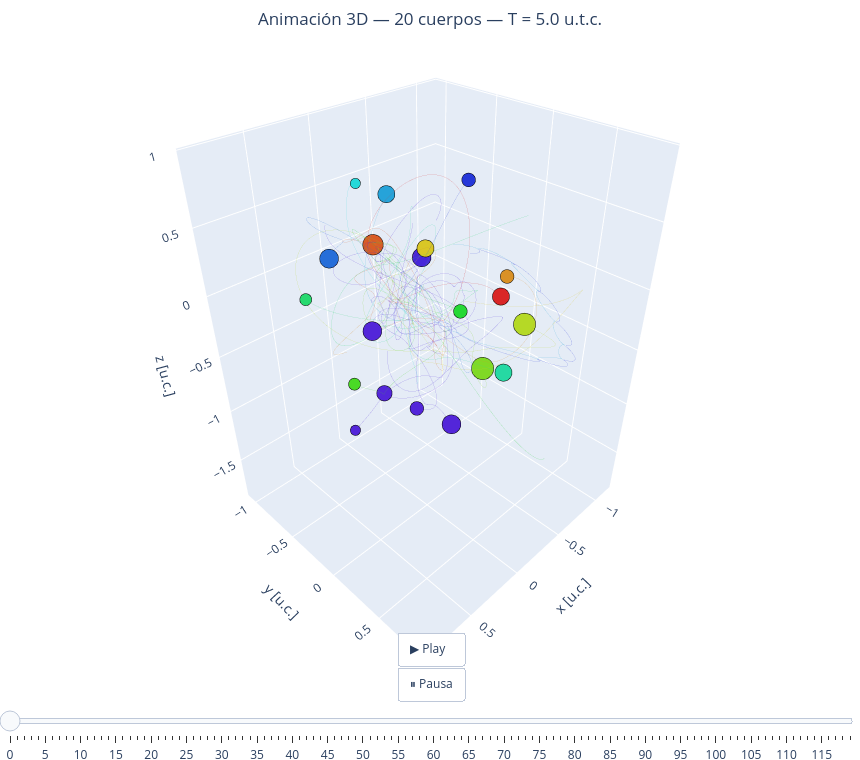

Notebook cell for this chart:
### Markdown cell above
Vuelve a simular y animar y observa:

### Code cell
rps, vps = simula_ncuerpos_rebound(masas, rinis, vini_ajusts, T, Nt )
anima_ncuerpos(masas, rps, T) 

Ktotal, Utotal, E = calcula_energia(masas, rps[:, -1, :], vps[:, -1, :])
print(f'Energía cinética final: K = {Ktotal:.3f}')
print(f'Energía potencial final: U = {Utotal:.3f}')
print(f'Energía total final: E = {E:.3f}')

### Figure 1 — Plotly figure (JSON) as saved in the notebook; plotly's stock layout.template omitted (floating-point values rounded to 4 significant figures; data arrays with more than 128 entries replaced by an {"elided": "..."} marker saying what was removed)
{"data": [{"hoverinfo": "skip", "line": {"color": "hsl(0,70%,50%)", "width": 1}, "mode": "lines", "opacity": 0.25, "showlegend": false, "type": "scatter3d", "x": {"elided": "1000 float values"}, "y": {"elided": "1000 float values"}, "z": {"elided": "1000 float values"}}, {"hoverinfo": "skip", "line": {"color": "hsl(18,70%,50%)", "width": 1}, "mode": "lines", "opacity": 0.25, "showlegend": false, "type": "scatter3d", "x": {"elided": "1000 float values"}, "y": {"elided": "1000 float values"}, "z": {"elided": "1000 float values"}}, {"hoverinfo": "skip", "line": {"color": "hsl(36,70%,50%)", "width": 1}, "mode": "lines", "opacity": 0.25, "showlegend": false, "type": "scatter3d", "x": {"elided": "1000 float values"}, "y": {"elided": "1000 float values"}, "z": {"elided": "1000 float values"}}, {"hoverinfo": "skip", "line": {"color": "hsl(54,70%,50%)", "width": 1}, "mode": "lines", "opacity": 0.25, "showlegend": false, "type": "scatter3d", "x": {"elided": "1000 float values"}, "y": {"elided": "1000 float values"}, "z": {"elided": "1000 float values"}}, {"hoverinfo": "skip", "line": {"color": "hsl(72,70%,50%)", "width": 1}, "mode": "lines", "opacity": 0.25, "showlegend": false, "type": "scatter3d", "x": {"elided": "1000 float values"}, "y": {"elided": "1000 float values"}, "z": {"elided": "1000 float values"}}, {"hoverinfo": "skip", "line": {"color": "hsl(90,70%,50%)", "width": 1}, "mode": "lines", "opacity": 0.25, "showlegend": false, "type": "scatter3d", "x": {"elided": "1000 float values"}, "y": {"elided": "1000 float values"}, "z": {"elided": "1000 float values"}}, {"hoverinfo": "skip", "line": {"color": "hsl(108,70%,50%)", "width": 1}, "mode": "lines", "opacity": 0.25, "showlegend": false, "type": "scatter3d", "x": {"elided": "1000 float values"}, "y": {"elided": "1000 float values"}, "z": {"elided": "1000 float values"}}, {"hoverinfo": "skip", "line": {"color": "hsl(125,70%,50%)", "width": 1}, "mode": "lines", "opacity": 0.25, "showlegend": false, "type": "scatter3d", "x": {"elided": "1000 float values"}, "y": {"elided": "1000 float values"}, "z": {"elided": "1000 float values"}}, {"hoverinfo": "skip", "line": {"color": "hsl(144,70%,50%)", "width": 1}, "mode": "lines", "opacity": 0.25, "showlegend": false, "type": "scatter3d", "x": {"elided": "1000 float values"}, "y": {"elided": "1000 float values"}, "z": {"elided": "1000 float values"}}, {"hoverinfo": "skip", "line": {"color": "hsl(162,70%,50%)", "width": 1}, "mode": "lines", "opacity": 0.25, "showlegend": false, "type": "scatter3d", "x": {"elided": "1000 float values"}, "y": {"elided": "1000 float values"}, "z": {"elided": "1000 float values"}}, {"hoverinfo": "skip", "line": {"color": "hsl(180,70%,50%)", "width": 1}, "mode": "lines", "opacity": 0.25, "showlegend": false, "type": "scatter3d", "x": {"elided": "1000 float values"}, "y": {"elided": "1000 float values"}, "z": {"elided": "1000 float values"}}, {"hoverinfo": "skip", "line": {"color": "hsl(198,70%,50%)", "width": 1}, "mode": "lines", "opacity": 0.25, "showlegend": false, "type": "scatter3d", "x": {"elided": "1000 float values"}, "y": {"elided": "1000 float values"}, "z": {"elided": "1000 float values"}}, {"hoverinfo": "skip", "line": {"color": "hsl(216,70%,50%)", "width": 1}, "mode": "lines", "opacity": 0.25, "showlegend": false, "type": "scatter3d", "x": {"elided": "1000 float values"}, "y": {"elided": "1000 float values"}, "z": {"elided": "1000 float values"}}, {"hoverinfo": "skip", "line": {"color": "hsl(234,70%,50%)", "width": 1}, "mode": "lines", "opacity": 0.25, "showlegend": false, "type": "scatter3d", "x": {"elided": "1000 float values"}, "y": {"elided": "1000 float values"}, "z": {"elided": "1000 float values"}}, {"hoverinfo": "skip", "line": {"color": "hsl(251,70%,50%)", "width": 1}, "mode": "lines", "opacity": 0.25, "showlegend": false, "type": "scatter3d", "x": {"elided": "1000 float values"}, "y": {"elided": "1000 float values"}, "z": {"elided": "1000 float values"}}, {"hoverinfo": "skip", "line": {"color": "hsl(270,70%,50%)", "width": 1}, "mode": "lines", "opacity": 0.25, "showlegend": false, "type": "scatter3d", "x": {"elided": "1000 float values"}, "y": {"elided": "1000 float values"}, "z": {"elided": "1000 float values"}}, {"hoverinfo": "skip", "line": {"color": "hsl(288,70%,50%)", "width": 1}, "mode": "lines", "opacity": 0.25, "showlegend": false, "type": "scatter3d", "x": {"elided": "1000 float values"}, "y": {"elided": "1000 float values"}, "z": {"elided": "1000 float values"}}, {"hoverinfo": "skip", "line": {"color": "hsl(306,70%,50%)", "width": 1}, "mode": "lines", "opacity": 0.25, "showlegend": false, "type": "scatter3d", "x": {"elided": "1000 float values"}, "y": {"elided": "1000 float values"}, "z": {"elided": "1000 float values"}}, {"hoverinfo": "skip", "line": {"color": "hsl(324,70%,50%)", "width": 1}, "mode": "lines", "opacity": 0.25, "showlegend": false, "type": "scatter3d", "x": {"elided": "1000 float values"}, "y": {"elided": "1000 float values"}, "z": {"elided": "1000 float values"}}, {"hoverinfo": "skip", "line": {"color": "hsl(342,70%,50%)", "width": 1}, "mode": "lines", "opacity": 0.25, "showlegend": false, "type": "scatter3d", "x": {"elided": "1000 float values"}, "y": {"elided": "1000 float values"}, "z": {"elided": "1000 float values"}}, {"marker": {"color": "hsl(0,70%,50%)", "line": {"color": "black", "width": 0.5}, "size": 10}, "mode": "markers", "name": "Cuerpo 1", "showlegend": false, "type": "scatter3d", "x": [-0.313], "y": [0.3634], "z": [0.08907]}, {"marker": {"color": "hsl(18,70%,50%)", "line": {"color": "black", "width": 0.5}, "size": 12}, "mode": "markers", "name": "Cuerpo 2", "showlegend": false, "type": "scatter3d", "x": [-0.2953], "y": [-0.8659], "z": [0.02122]}, {"marker": {"color": "hsl(36,70%,50%)", "line": {"color": "black", "width": 0.5}, "size": 8}, "mode": "markers", "name": "Cuerpo 3", "showlegend": false, "type": "scatter3d", "x": [-0.2218], "y": [0.4733], "z": [0.3174]}, {"marker": {"color": "hsl(54,70%,50%)", "line": {"color": "black", "width": 0.5}, "size": 10}, "mode": "markers", "name": "Cuerpo 4", "showlegend": false, "type": "scatter3d", "x": [-0.3006], "y": [-0.3135], "z": [0.1908]}, {"marker": {"color": "hsl(72,70%,50%)", "line": {"color": "black", "width": 0.5}, "size": 13}, "mode": "markers", "name": "Cuerpo 5", "showlegend": false, "type": "scatter3d", "x": [-0.2338], "y": [0.6262], "z": [0.03536]}, {"marker": {"color": "hsl(90,70%,50%)", "line": {"color": "black", "width": 0.5}, "size": 13}, "mode": "markers", "name": "Cuerpo 6", "showlegend": false, "type": "scatter3d", "x": [-0.4611], "y": [0.1186], "z": [-0.6976]}, {"marker": {"color": "hsl(108,70%,50%)", "line": {"color": "black", "width": 0.5}, "size": 7}, "mode": "markers", "name": "Cuerpo 7", "showlegend": false, "type": "scatter3d", "x": [0.7543], "y": [0.1534], "z": [-0.15]}, {"marker": {"color": "hsl(125,70%,50%)", "line": {"color": "black", "width": 0.5}, "size": 8}, "mode": "markers", "name": "Cuerpo 8", "showlegend": false, "type": "scatter3d", "x": [0.1644], "y": [0.4482], "z": [0.2284]}, {"marker": {"color": "hsl(144,70%,50%)", "line": {"color": "black", "width": 0.5}, "size": 7}, "mode": "markers", "name": "Cuerpo 9", "showlegend": false, "type": "scatter3d", "x": [0.7824], "y": [-0.2129], "z": [0.2901]}, {"marker": {"color": "hsl(162,70%,50%)", "line": {"color": "black", "width": 0.5}, "size": 10}, "mode": "markers", "name": "Cuerpo 10", "showlegend": false, "type": "scatter3d", "x": [0.2579], "y": [0.8701], "z": [0.05504]}, {"marker": {"color": "hsl(180,70%,50%)", "line": {"color": "black", "width": 0.5}, "size": 6}, "mode": "markers", "name": "Cuerpo 11", "showlegend": false, "type": "scatter3d", "x": [-0.1488], "y": [-0.8449], "z": [0.5507]}, {"marker": {"color": "hsl(198,70%,50%)", "line": {"color": "black", "width": 0.5}, "size": 10}, "mode": "markers", "name": "Cuerpo 12", "showlegend": false, "type": "scatter3d", "x": [-0.272], "y": [-0.6667], "z": [0.4895]}, {"marker": {"color": "hsl(216,70%,50%)", "line": {"color": "black", "width": 0.5}, "size": 11}, "mode": "markers", "name": "Cuerpo 13", "showlegend": false, "type": "scatter3d", "x": [-0.01818], "y": [-1.05], "z": [-0.06088]}, {"marker": {"color": "hsl(234,70%,50%)", "line": {"color": "black", "width": 0.5}, "size": 8}, "mode": "markers", "name": "Cuerpo 14", "showlegend": false, "type": "scatter3d", "x": [-0.3879], "y": [-0.01376], "z": [0.747]}, {"marker": {"color": "hsl(251,70%,50%)", "line": {"color": "black", "width": 0.5}, "size": 11}, "mode": "markers", "name": "Cuerpo 15", "showlegend": false, "type": "scatter3d", "x": [-0.4541], "y": [-0.5094], "z": [-0.01002]}, {"marker": {"color": "hsl(270,70%,50%)", "line": {"color": "black", "width": 0.5}, "size": 11}, "mode": "markers", "name": "Cuerpo 16", "showlegend": false, "type": "scatter3d", "x": [0.5357], "y": [0.08044], "z": [0.09078]}, {"marker": {"color": "hsl(288,70%,50%)", "line": {"color": "black", "width": 0.5}, "size": 6}, "mode": "markers", "name": "Cuerpo 17", "showlegend": false, "type": "scatter3d", "x": [0.848], "y": [0.2506], "z": [-0.3942]}, {"marker": {"color": "hsl(306,70%,50%)", "line": {"color": "black", "width": 0.5}, "size": 11}, "mode": "markers", "name": "Cuerpo 18", "showlegend": false, "type": "scatter3d", "x": [0.3649], "y": [0.5825], "z": [-0.44]}, {"marker": {"color": "hsl(324,70%,50%)", "line": {"color": "black", "width": 0.5}, "size": 8}, "mode": "markers", "name": "Cuerpo 19", "showlegend": false, "type": "scatter3d", "x": [0.52], "y": [0.4401], "z": [-0.306]}, {"marker": {"color": "hsl(342,70%,50%)", "line": {"color": "black", "width": 0.5}, "size": 9}, "mode": "markers", "name": "Cuerpo 20", "showlegend": false, "type": "scatter3d", "x": [0.5946], "y": [0.2343], "z": [-0.2639]}], "layout": {"height": 760, "margin": {"b": 0, "l": 0, "r": 0, "t": 50}, "scene": {"aspectmode": "data", "xaxis": {"title": {"text": "x [u.c.]"}}, "yaxis": {"title": {"text": "y [u.c.]"}}, "zaxis": {"title": {"text": "z [u.c.]"}}}, "sliders": [{"currentvalue": {"prefix": "Frame: ", "visible": true, "xanchor": "center"}, "pad": {"t": 40}, "steps": [{"args": [["0"], {"frame": {"duration": 0, "redraw": true}, "mode": "immediate"}], "label": "0", "method": "animate"}, {"args": [["1"], {"frame": {"duration": 0, "redraw": true}, "mode": "immediate"}], "label": "1", "method": "animate"}, {"args": [["2"], {"frame": {"duration": 0, "redraw": true}, "mode": "immediate"}], "label": "2", "method": "animate"}, {"args": [["3"], {"frame": {"duration": 0, "redraw": true}, "mode": "immediate"}], "label": "3", "method": "animate"}, {"args": [["4"], {"frame": {"duration": 0, "redraw": true}, "mode": "immediate"}], "label": "4", "method": "animate"}, {"args": [["5"], {"frame": {"duration": 0, "redraw": true}, "mode": "immediate"}], "label": "5", "method": "animate"}, {"args": [["6"], {"frame": {"duration": 0, "redraw": true}, "mode": "immediate"}], "label": "6", "method": "animate"}, {"args": [["7"], {"frame": {"duration": 0, "redraw": true}, "mode": "immediate"}], "label": "7", "method": "animate"}, {"args": [["8"], {"frame": {"duration": 0, "redraw": true}, "mode": "immediate"}], "label": "8", "method": "animate"}, {"args": [["9"], {"frame": {"duration": 0, "redraw": true}, "mode": "immediate"}], "label": "9", "method": "animate"}, {"args": [["10"], {"frame": {"duration": 0, "redraw": true}, "mode": "immediate"}], "label": "10", "method": "animate"}, {"args": [["11"], {"frame": {"duration": 0, "redraw": true}, "mode": "immediate"}], "label": "11", "method": "animate"}, {"args": [["12"], {"frame": {"duration": 0, "redraw": true}, "mode": "immediate"}], "label": "12", "method": "animate"}, {"args": [["13"], {"frame": {"duration": 0, "redraw": true}, "mode": "immediate"}], "label": "13", "method": "animate"}, {"args": [["14"], {"frame": {"duration": 0, "redraw": true}, "mode": "immediate"}], "label": "14", "method": "animate"}, {"args": [["15"], {"frame": {"duration": 0, "redraw": true}, "mode": "immediate"}], "label": "15", "method": "animate"}, {"args": [["16"], {"frame": {"duration": 0, "redraw": true}, "mode": "immediate"}], "label": "16", "method": "animate"}, {"args": [["17"], {"frame": {"duration": 0, "redraw": true}, "mode": "immediate"}], "label": "17", "method": "animate"}, {"args": [["18"], {"frame": {"duration": 0, "redraw": true}, "mode": "immediate"}], "label": "18", "method": "animate"}, {"args": [["19"], {"frame": {"duration": 0, "redraw": true}, "mode": "immediate"}], "label": "19", "method": "animate"}, {"args": [["20"], {"frame": {"duration": 0, "redraw": true}, "mode": "immediate"}], "label": "20", "method": "animate"}, {"args": [["21"], {"frame": {"duration": 0, "redraw": true}, "mode": "immediate"}], "label": "21", "method": "animate"}, {"args": [["22"], {"frame": {"duration": 0, "redraw": true}, "mode": "immediate"}], "label": "22", "method": "animate"}, {"args": [["23"], {"frame": {"duration": 0, "redraw": true}, "mode": "immediate"}], "label": "23", "method": "animate"}, {"args": [["24"], {"frame": {"duration": 0, "redraw": true}, "mode": "immediate"}], "label": "24", "method": "animate"}, {"args": [["25"], {"frame": {"duration": 0, "redraw": true}, "mode": "immediate"}], "label": "25", "method": "animate"}, {"args": [["26"], {"frame": {"duration": 0, "redraw": true}, "mode": "immediate"}], "label": "26", "method": "animate"}, {"args": [["27"], {"frame": {"duration": 0, "redraw": true}, "mode": "immediate"}], "label": "27", "method": "animate"}, {"args": [["28"], {"frame": {"duration": 0, "redraw": true}, "mode": "immediate"}], "label": "28", "method": "animate"}, {"args": [["29"], {"frame": {"duration": 0, "redraw": true}, "mode": "immediate"}], "label": "29", "method": "animate"}, {"args": [["30"], {"frame": {"duration": 0, "redraw": true}, "mode": "immediate"}], "label": "30", "method": "animate"}, {"args": [["31"], {"frame": {"duration": 0, "redraw": true}, "mode": "immediate"}], "label": "31", "method": "animate"}, {"args": [["32"], {"frame": {"duration": 0, "redraw": true}, "mode": "immediate"}], "label": "32", "method": "animate"}, {"args": [["33"], {"frame": {"duration": 0, "redraw": true}, "mode": "immediate"}], "label": "33", "method": "animate"}, {"args": [["34"], {"frame": {"duration": 0, "redraw": true}, "mode": "immediate"}], "label": "34", "method": "animate"}, {"args": [["35"], {"frame": {"duration": 0, "redraw": true}, "mode": "immediate"}], "label": "35", "method": "animate"}, {"args": [["36"], {"frame": {"duration": 0, "redraw": true}, "mode": "immediate"}], "label": "36", "method": "animate"}, {"args": [["37"], {"frame": {"duration": 0, "redraw": true}, "mode": "immediate"}], "label": "37", "method": "animate"}, {"args": [["38"], {"frame": {"duration": 0, "redraw": true}, "mode": "immediate"}], "label": "38", "method": "animate"}, {"args": [["39"], {"frame": {"duration": 0, "redraw": true}, "mode": "immediate"}], "label": "39", "method": "animate"}, {"args": [["40"], {"frame": {"duration": 0, "redraw": true}, "mode": "immediate"}], "label": "40", "method": "animate"}, {"args": [["41"], {"frame": {"duration": 0, "redraw": true}, "mode": "immediate"}], "label": "41", "method": "animate"}, {"args": [["42"], {"frame": {"duration": 0, "redraw": true}, "mode": "immediate"}], "label": "42", "method": "animate"}, {"args": [["43"], {"frame": {"duration": 0, "redraw": true}, "mode": "immediate"}], "label": "43", "method": "animate"}, {"args": [["44"], {"frame": {"duration": 0, "redraw": true}, "mode": "immediate"}], "label": "44", "method": "animate"}, {"args": [["45"], {"frame": {"duration": 0, "redraw": true}, "mode": "immediate"}], "label": "45", "method": "animate"}, {"args": [["46"], {"frame": {"duration": 0, "redraw": true}, "mode": "immediate"}], "label": "46", "method": "animate"}, {"args": [["47"], {"frame": {"duration": 0, "redraw": true}, "mode": "immediate"}], "label": "47", "method": "animate"}, {"args": [["48"], {"frame": {"duration": 0, "redraw": true}, "mode": "immediate"}], "label": "48", "method": "animate"}, {"args": [["49"], {"frame": {"duration": 0, "redraw": true}, "mode": "immediate"}], "label": "49", "method": "animate"}, {"args": [["50"], {"frame": {"duration": 0, "redraw": true}, "mode": "immediate"}], "label": "50", "method": "animate"}, {"args": [["51"], {"frame": {"duration": 0, "redraw": true}, "mode": "immediate"}], "label": "51", "method": "animate"}, {"args": [["52"], {"frame": {"duration": 0, "redraw": true}, "mode": "immediate"}], "label": "52", "method": "animate"}, {"args": [["53"], {"frame": {"duration": 0, "redraw": true}, "mode": "immediate"}], "label": "53", "method": "animate"}, {"args": [["54"], {"frame": {"duration": 0, "redraw": true}, "mode": "immediate"}], "label": "54", "method": "animate"}, {"args": [["55"], {"frame": {"duration": 0, "redraw": true}, "mode": "immediate"}], "label": "55", "method": "animate"}, {"args": [["56"], {"frame": {"duration": 0, "redraw": true}, "mode": "immediate"}], "label": "56", "method": "animate"}, {"args": [["57"], {"frame": {"duration": 0, "redraw": true}, "mode": "immediate"}], "label": "57", "method": "animate"}, {"args": [["58"], {"frame": {"duration": 0, "redraw": true}, "mode": "immediate"}], "label": "58", "method": "animate"}, {"args": [["59"], {"frame": {"duration": 0, "redraw": true}, "mode": "immediate"}], "label": "59", "method": "animate"}, {"args": [["60"], {"frame": {"duration": 0, "redraw": true}, "mode": "immediate"}], "label": "60", "method": "animate"}, {"args": [["61"], {"frame": {"duration": 0, "redraw": true}, "mode": "immediate"}], "label": "61", "method": "animate"}, {"args": [["62"], {"frame": {"duration": 0, "redraw": true}, "mode": "immediate"}], "label": "62", "method": "animate"}, {"args": [["63"], {"frame": {"duration": 0, "redraw": true}, "mode": "immediate"}], "label": "63", "method": "animate"}, {"args": [["64"], {"frame": {"duration": 0, "redraw": true}, "mode": "immediate"}], "label": "64", "method": "animate"}, {"args": [["65"], {"frame": {"duration": 0, "redraw": true}, "mode": "immediate"}], "label": "65", "method": "animate"}, {"args": [["66"], {"frame": {"duration": 0, "redraw": true}, "mode": "immediate"}], "label": "66", "method": "animate"}, {"args": [["67"], {"frame": {"duration": 0, "redraw": true}, "mode": "immediate"}], "label": "67", "method": "animate"}, {"args": [["68"], {"frame": {"duration": 0, "redraw": true}, "mode": "immediate"}], "label": "68", "method": "animate"}, {"args": [["69"], {"frame": {"duration": 0, "redraw": true}, "mode": "immediate"}], "label": "69", "method": "animate"}, {"args": [["70"], {"frame": {"duration": 0, "redraw": true}, "mode": "immediate"}], "label": "70", "method": "animate"}, {"args": [["71"], {"frame": {"duration": 0, "redraw": true}, "mode": "immediate"}], "label": "71", "method": "animate"}, {"args": [["72"], {"frame": {"duration": 0, "redraw": true}, "mode": "immediate"}], "label": "72", "method": "animate"}, {"args": [["73"], {"frame": {"duration": 0, "redraw": true}, "mode": "immediate"}], "label": "73", "method": "animate"}, {"args": [["74"], {"frame": {"duration": 0, "redraw": true}, "mode": "immediate"}], "label": "74", "method": "animate"}, {"args": [["75"], {"frame": {"duration": 0, "redraw": true}, "mode": "immediate"}], "label": "75", "method": "animate"}, {"args": [["76"], {"frame": {"duration": 0, "redraw": true}, "mode": "immediate"}], "label": "76", "method": "animate"}, {"args": [["77"], {"frame": {"duration": 0, "redraw": true}, "mode": "immediate"}], "label": "77", "method": "animate"}, {"args": [["78"], {"frame": {"duration": 0, "redraw": true}, "mode": "immediate"}], "label": "78", "method": "animate"}, {"args": [["79"], {"frame": {"duration": 0, "redraw": true}, "mode": "immediate"}], "label": "79", "method": "animate"}, {"args": [["80"], {"frame": {"duration": 0, "redraw": true}, "mode": "immediate"}], "label": "80", "method": "animate"}, {"args": [["81"], {"frame": {"duration": 0, "redraw": true}, "mode": "immediate"}], "label": "81", "method": "animate"}, {"args": [["82"], {"frame": {"duration": 0, "redraw": true}, "mode": "immediate"}], "label": "82", "method": "animate"}, {"args": [["83"], {"frame": {"duration": 0, "redraw": true}, "mode": "immediate"}], "label": "83", "method": "animate"}, {"args": [["84"], {"frame": {"duration": 0, "redraw": true}, "mode": "immediate"}], "label": "84", "method": "animate"}, {"args": [["85"], {"frame": {"duration": 0, "redraw": true}, "mode": "immediate"}], "label": "85", "method": "animate"}, {"args": [["86"], {"frame": {"duration": 0, "redraw": true}, "mode": "immediate"}], "label": "86", "method": "animate"}, {"args": [["87"], {"frame": {"duration": 0, "redraw": true}, "mode": "immediate"}], "label": "87", "method": "animate"}, {"args": [["88"], {"frame": {"duration": 0, "redraw": true}, "mode": "immediate"}], "label": "88", "method": "animate"}, {"args": [["89"], {"frame": {"duration": 0, "redraw": true}, "mode": "immediate"}], "label": "89", "method": "animate"}, {"args": [["90"], {"frame": {"duration": 0, "redraw": true}, "mode": "immediate"}], "label": "90", "method": "animate"}, {"args": [["91"], {"frame": {"duration": 0, "redraw": true}, "mode": "immediate"}], "label": "91", "method": "animate"}, {"args": [["92"], {"frame": {"duration": 0, "redraw": true}, "mode": "immediate"}], "label": "92", "method": "animate"}, {"args": [["93"], {"frame": {"duration": 0, "redraw": true}, "mode": "immediate"}], "label": "93", "method": "animate"}, {"args": [["94"], {"frame": {"duration": 0, "redraw": true}, "mode": "immediate"}], "label": "94", "method": "animate"}, {"args": [["95"], {"frame": {"duration": 0, "redraw": true}, "mode": "immediate"}], "label": "95", "method": "animate"}, {"args": [["96"], {"frame": {"duration": 0, "redraw": true}, "mode": "immediate"}], "label": "96", "method": "animate"}, {"args": [["97"], {"frame": {"duration": 0, "redraw": true}, "mode": "immediate"}], "label": "97", "method": "animate"}, {"args": [["98"], {"frame": {"duration": 0, "redraw": true}, "mode": "immediate"}], "label": "98", "method": "animate"}, {"args": [["99"], {"frame": {"duration": 0, "redraw": true}, "mode": "immediate"}], "label": "99", "method": "animate"}, {"args": [["100"], {"frame": {"duration": 0, "redraw": true}, "mode": "immediate"}], "label": "100", "method": "animate"}, {"args": [["101"], {"frame": {"duration": 0, "redraw": true}, "mode": "immediate"}], "label": "101", "method": "animate"}, {"args": [["102"], {"frame": {"duration": 0, "redraw": true}, "mode": "immediate"}], "label": "102", "method": "animate"}, {"args": [["103"], {"frame": {"duration": 0, "redraw": true}, "mode": "immediate"}], "label": "103", "method": "animate"}, {"args": [["104"], {"frame": {"duration": 0, "redraw": true}, "mode": "immediate"}], "label": "104", "method": "animate"}, {"args": [["105"], {"frame": {"duration": 0, "redraw": true}, "mode": "immediate"}], "label": "105", "method": "animate"}, {"args": [["106"], {"frame": {"duration": 0, "redraw": true}, "mode": "immediate"}], "label": "106", "method": "animate"}, {"args": [["107"], {"frame": {"duration": 0, "redraw": true}, "mode": "immediate"}], "label": "107", "method": "animate"}, {"args": [["108"], {"frame": {"duration": 0, "redraw": true}, "mode": "immediate"}], "label": "108", "method": "animate"}, {"args": [["109"], {"frame": {"duration": 0, "redraw": true}, "mode": "immediate"}], "label": "109", "method": "animate"}, {"args": [["110"], {"frame": {"duration": 0, "redraw": true}, "mode": "immediate"}], "label": "110", "method": "animate"}, {"args": [["111"], {"frame": {"duration": 0, "redraw": true}, "mode": "immediate"}], "label": "111", "method": "animate"}, {"args": [["112"], {"frame": {"duration": 0, "redraw": true}, "mode": "immediate"}], "label": "112", "method": "animate"}, {"args": [["113"], {"frame": {"duration": 0, "redraw": true}, "mode": "immediate"}], "label": "113", "method": "animate"}, {"args": [["114"], {"frame": {"duration": 0, "redraw": true}, "mode": "immediate"}], "label": "114", "method": "animate"}, {"args": [["115"], {"frame": {"duration": 0, "redraw": true}, "mode": "immediate"}], "label": "115", "method": "animate"}, {"args": [["116"], {"frame": {"duration": 0, "redraw": true}, "mode": "immediate"}], "label": "116", "method": "animate"}, {"args": [["117"], {"frame": {"duration": 0, "redraw": true}, "mode": "immediate"}], "label": "117", "method": "animate"}, {"args": [["118"], {"frame": {"duration": 0, "redraw": true}, "mode": "immediate"}], "label": "118", "method": "animate"}, {"args": [["119"], {"frame": {"duration": 0, "redraw": true}, "mode": "immediate"}], "label": "119", "method": "animate"}]}], "title": {"text": "Animación 3D — 20 cuerpos — T = 5.0 u.t.c.", "x": 0.5}, "updatemenus": [{"buttons": [{"args": [null, {"frame": {"duration": 40, "redraw": true}, "fromcurrent": true, "mode": "immediate"}], "label": "▶ Play", "method": "animate"}, {"args": [[null], {"frame": {"duration": 0, "redraw": false}, "mode": "immediate"}], "label": "⏸ Pausa", "method": "animate"}], "showactive": false, "type": "buttons", "x": 0.5, "xanchor": "center", "y": 0.02}], "width": 860}}
